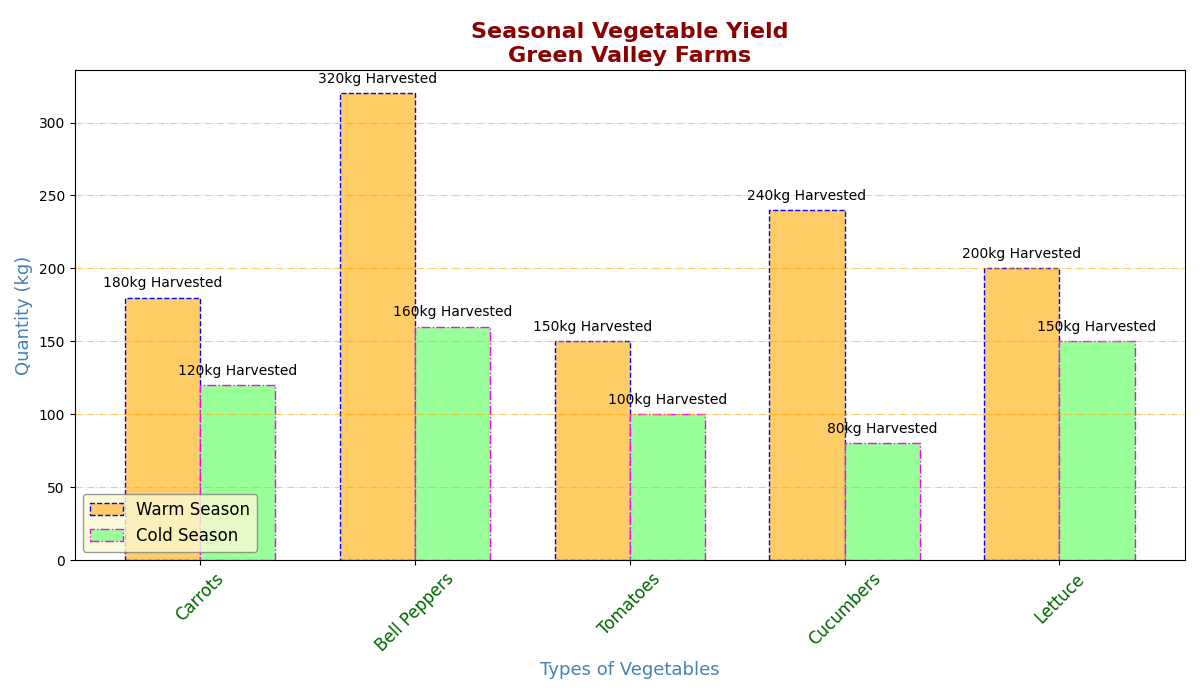

Python code for this plot:
import matplotlib.pyplot as plt
import numpy as np

veggie_types = ['Carrots', 'Bell Peppers', 'Tomatoes', 'Cucumbers', 'Lettuce']
# Swapped some harvest data while preserving the structure
summer_harvest = [180, 320, 150, 240, 200]
winter_harvest = [120, 160, 100, 80, 150]
x_positions = np.arange(len(veggie_types))
bar_width = 0.35

fig, ax = plt.subplots(figsize=(12, 7))

bars_summer = ax.bar(x_positions - bar_width / 2, summer_harvest, bar_width, 
                     label='Warm Season', color='#FFCC66', edgecolor='blue', linestyle='--')
bars_winter = ax.bar(x_positions + bar_width / 2, winter_harvest, bar_width, 
                     label='Cold Season', color='#99FF99', edgecolor='magenta', linestyle='-.')

for bar in bars_summer + bars_winter:
    height = bar.get_height()
    ax.text(bar.get_x() + bar.get_width() / 2, height + 5, f'{height}kg Harvested', 
            ha='center', va='bottom', fontsize=10, weight='normal')

ax.set_xlabel('Types of Vegetables', fontsize=13, weight='normal', color='steelblue')
ax.set_ylabel('Quantity (kg)', fontsize=13, weight='normal', color='steelblue')
ax.set_title('Seasonal Vegetable Yield\nGreen Valley Farms', fontsize=16, weight='bold', color='darkred')

ax.set_xticks(x_positions)
ax.set_xticklabels(veggie_types, rotation=45, fontsize=12, color='darkgreen')

ax.yaxis.grid(True, linestyle='-.', color='orange', alpha=0.6)

ax.legend(loc='lower left', fontsize=12, edgecolor='gray', facecolor='lightgoldenrodyellow')

plt.tight_layout()
plt.subplots_adjust(top=0.9, bottom=0.2)

plt.show()
